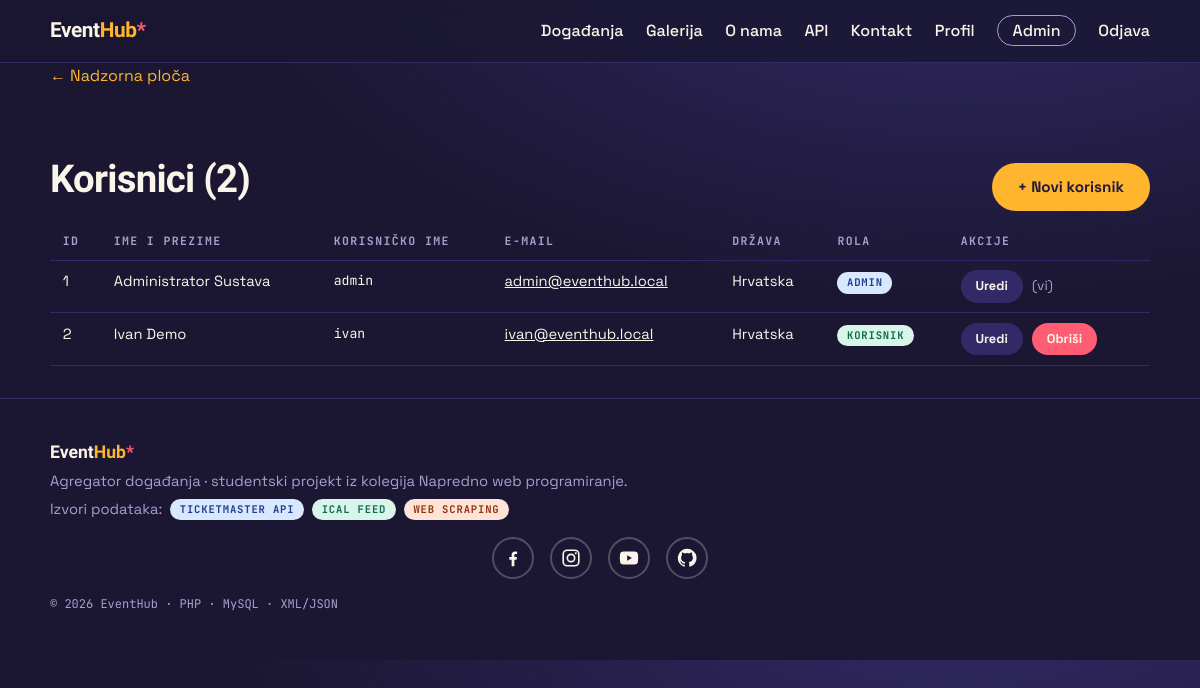
The page /admin/users.php (signed in) on the database its author committed.
### tables this page shows
CREATE TABLE users (
  id            INT UNSIGNED NOT NULL AUTO_INCREMENT,
  first_name    VARCHAR(80)  NOT NULL,
  last_name     VARCHAR(80)  NOT NULL,
  email         VARCHAR(190) NOT NULL,
  username      VARCHAR(60)  NOT NULL,
  password_hash VARCHAR(255) NOT NULL,
  role          ENUM('admin','user') NOT NULL DEFAULT 'user',
  country       VARCHAR(80)  NOT NULL DEFAULT 'Hrvatska',
  created_at    TIMESTAMP NOT NULL DEFAULT CURRENT_TIMESTAMP,
  PRIMARY KEY (id),
  UNIQUE KEY uq_username (username),
  UNIQUE KEY uq_email (email)
);

### includes/db.php (called while the page is built, shortened)
<?php
function db(): PDO
{
    static $pdo = null;
    if ($pdo === null) {
        $dsn = sprintf(
            'mysql:host=%s;dbname=%s;charset=%s',
            DB_HOST,
            DB_NAME,
            DB_CHARSET
        );
        try {
            $pdo = new PDO($dsn, DB_USER, DB_PASS, [
                PDO::ATTR_ERRMODE            => PDO::ERRMODE_EXCEPTION,
                PDO::ATTR_DEFAULT_FETCH_MODE => PDO::FETCH_ASSOC,
                PDO::ATTR_EMULATE_PREPARES   => false,
            ]);
        } catch (PDOException $e) {
            http_response_code(500);
            exit('Greška pri spajanju na bazu. Provjerite je li importiran database.sql i postavke u config.php.');
        }
    }
    return $pdo;
}

### includes/functions.php (called while the page is built, shortened)
<?php
require_once __DIR__ . '/db.php';
function e(?string $value): string
{
    return htmlspecialchars((string)$value, ENT_QUOTES, 'UTF-8');
}

### admin/users.php (the view, shortened to what this page needs)
<?php
$users = db()->query(
    'SELECT id, first_name, last_name, email, username, role, country, created_at
     FROM users ORDER BY role, last_name, first_name'
)->fetchAll();
require __DIR__ . '/../includes/header.php';
?>
<section class="container">
  <p class="breadcrumb"><a href="dashboard.php">&larr; Nadzorna ploča</a></p>
  <div class="admin-head">
    <h1 class="page-title">Korisnici (<?= count($users) ?>)</h1>
    <a class="btn btn-primary" href="user_form.php">+ Novi korisnik</a>
  </div>
  <div class="table-wrap">
    <table class="admin-table">
      <thead>
        <tr>
          <th>ID</th><th>Ime i prezime</th><th>Korisničko ime</th>
          <th>E-mail</th><th>Država</th><th>Rola</th><th>Akcije</th>
        </tr>
      </thead>
      <tbody>
        <?php foreach ($users as $u): ?>
          <tr>
            <td><?= (int)$u['id'] ?></td>
            <td><?= e($u['first_name'] . ' ' . $u['last_name']) ?></td>
            <td class="mono"><?= e($u['username']) ?></td>
            <td><a href="mailto:<?= e($u['email']) ?>"><?= e($u['email']) ?></a></td>
            <td><?= e($u['country']) ?></td>
            <td>
              <span class="badge <?= $u['role'] === 'admin' ? 'badge-tm' : 'badge-ical' ?>">
                <?= $u['role'] === 'admin' ? 'admin' : 'korisnik' ?>
              </span>
            </td>
            <td class="actions-cell">
              <a class="btn btn-small" href="user_form.php?id=<?= (int)$u['id'] ?>">Uredi</a>
              <?php if ((int)$u['id'] !== (int)$_SESSION['user_id']): ?>
                <a class="btn btn-small btn-danger"
                   href="user_delete.php?id=<?= (int)$u['id'] ?>"
                   onclick="return confirm('Sigurno obrisati ovog korisnika?');">Obriši</a>
              <?php else: ?>
                <span class="form-hint">(vi)</span>
              <?php endif; ?>
            </td>
          </tr>
        <?php endforeach; ?>
      </tbody>
    </table>
  </div>
</section>
<?php require __DIR__ . '/../includes/footer.php'; ?>

### assets/css/style.css (style rules this page uses)
:root { --night: #1b1733; --night-2: #262052; --night-3: #322a66; --paper: #fbf5e9; --paper-2: #f3ead7; --ink: #221a3d; --amber: #ffb52e; --coral: #ff5d73; --mint: #5ad8b4; --muted: #a79fce; --font-display: 'Unbounded', sans-serif; --font-body: 'Space Grotesk', sans-serif; --font-mono: 'JetBrains Mono', monospace; --radius: 14px; --container: 1140px; }
* { box-sizing: border-box; }
html { scroll-behavior: smooth; }
body { margin: 0; font-family: var(--font-body); font-size: 1rem; line-height: 1.6; color: var(--paper); background: radial-gradient(1200px 600px at 80% -10%, var(--night-3), transparent 60%), var(--night); }
a { color: var(--amber); }
.container { max-width: var(--container); margin: 0 auto; padding: 0 1.25rem; }
.badge { display: inline-block; font-family: var(--font-mono); font-size: .66rem; text-transform: uppercase; letter-spacing: .08em; border-radius: 999px; padding: .15rem .6rem; font-weight: 700; }
.badge-ticketmaster, .badge-tm { background: #d9e7ff; color: #1c3f8f; }
.badge-ical { background: #d8f5ea; color: #0e6b4f; }
.breadcrumb { margin: 0 0 1.2rem; }
.breadcrumb a { text-decoration: none; }
.btn { display: inline-block; font-family: var(--font-body); font-weight: 700; font-size: .95rem; border-radius: 999px; padding: .6rem 1.5rem; text-decoration: none; cursor: pointer; border: 2px solid transparent; transition: transform .1s ease; }
.btn-primary { background: var(--amber); color: var(--ink); }
.btn-small { padding: .25rem .8rem; font-size: .8rem; background: var(--night-3); color: var(--paper); }
.btn-danger { background: var(--coral); color: var(--paper); }
.page-title { font-family: var(--font-display); font-weight: 900; font-size: clamp(1.7rem, 4vw, 2.4rem); margin: 0 0 .8rem; letter-spacing: -.02em; }
.form-hint { font-size: .85rem; color: var(--muted); margin: 0; }
.api-table, .admin-table { width: 100%; border-collapse: collapse; font-size: .92rem; }
.api-table th, .api-table td, .admin-table th, .admin-table td { text-align: left; padding: .6rem .8rem; border-bottom: 1px solid var(--night-3); vertical-align: top; }
.api-table th, .admin-table th { font-family: var(--font-mono); font-size: .72rem; text-transform: uppercase; letter-spacing: .12em; color: var(--muted); }
.admin-head { display: flex; flex-wrap: wrap; gap: 1rem; align-items: baseline; justify-content: space-between; padding-top: 2.5rem; }
.table-wrap { overflow-x: auto; margin-bottom: 2rem; }
.admin-table a { color: var(--paper); }
.actions-cell { white-space: nowrap; }
.actions-cell .btn { margin-right: .35rem; }
.mono { font-family: var(--font-mono); font-size: .82rem; }

### rows shown on the page
users: id "1", first_name+last_name "Administrator Sustava", username "admin", email "admin@eventhub.local", country "Hrvatska", role "ADMIN", shows "(vi)"
users: id "2", first_name+last_name "Ivan Demo", username "ivan", email "ivan@eventhub.local", country "Hrvatska", role "KORISNIK"

### other values the page prints
count($users) "2"
